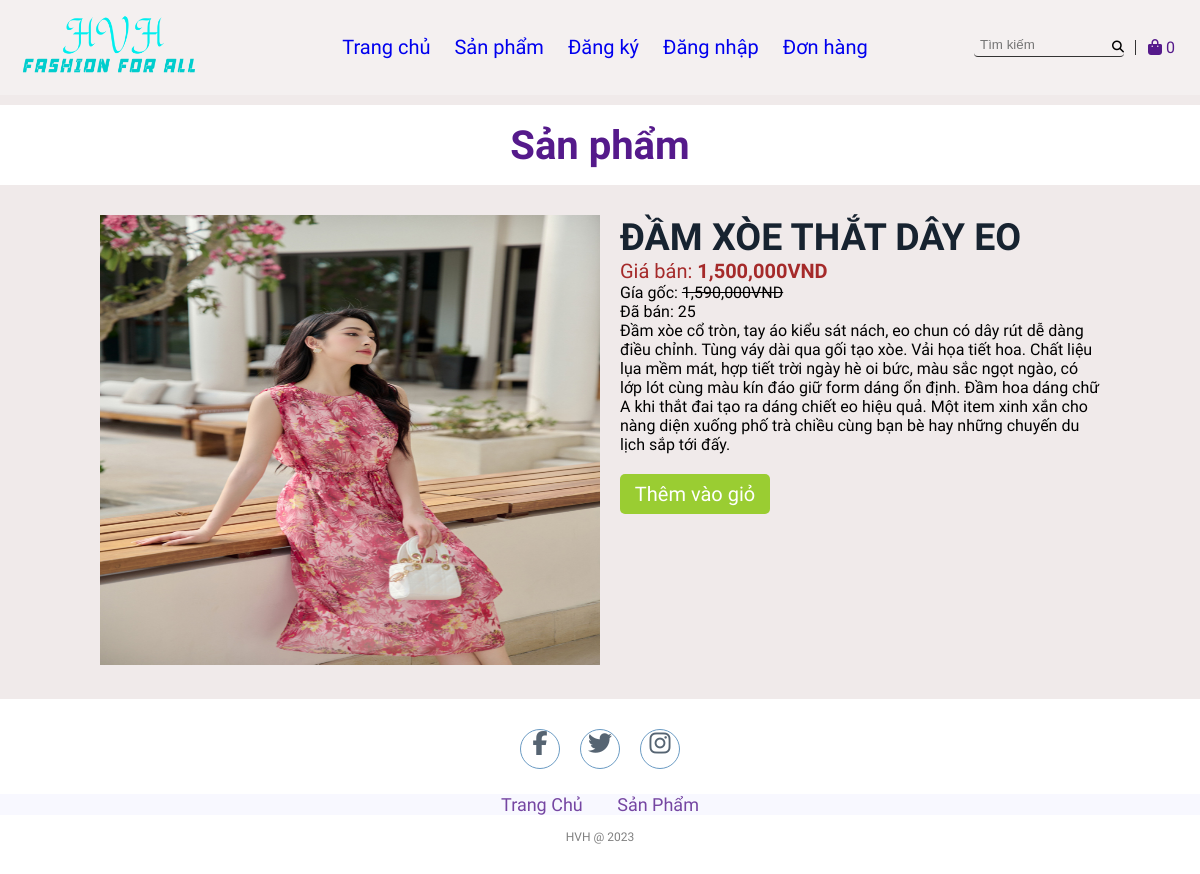
Screenshot of /detail.php?id=19 with the database file from the repository.
### tables this page shows
CREATE TABLE `products` (
  `id` int(11) NOT NULL,
  `name` varchar(255) NOT NULL,
  `originalPrice` decimal(10,0) NOT NULL,
  `promotionPrice` decimal(10,0) NOT NULL,
  `image` varchar(50) NOT NULL,
  `createdBy` int(11) NOT NULL,
  `createdDate` date NOT NULL,
  `cateId` int(11) NOT NULL,
  `qty` int(11) NOT NULL,
  `des` varchar(1000) NOT NULL,
  `status` tinyint(1) NOT NULL,
  `soldCount` int(11) NOT NULL
);

### lib/database.php (called while the page is built, shortened)
<?php
class Database extends PDO
{
  public $host   = DB_HOST;
  public $user   = DB_USER;
  public $pass   = DB_PASS;
  public $dbname = DB_NAME;
  public $link;
  private function connectDB()
  {
    $this->link = new mysqli(
      $this->host,
      $this->user,
      $this->pass,
      $this->dbname
    );
  }
  public function select($query)
  {
    $result = $this->link->query($query);
    if ($result->num_rows > 0) {
      return $result;
    } else {
      return false;
    }
  }
}

### lib/session.php (called while the page is built, shortened)
<?php
class Session
{
   public static function get($key)
   {
      if (isset($_SESSION[$key])) {
         return $_SESSION[$key];
      } else {
         return false;
      }
   }
}

### classes/cart.php (called while the page is built, shortened)
<?php
$filepath = realpath(dirname(__FILE__));
include_once($filepath . '/../lib/database.php');
include_once($filepath . '/../lib/session.php');
include_once($filepath . '/../classes/product.php');
?>
<?php
class cart
{
    private $db;
    public function __construct()
    {
        $this->db = new Database();
    }
    public function getTotalQtyByUserId()
    {
        $userId = Session::get('userId');
        $query = "SELECT SUM(qty) as total FROM cart WHERE userId = '$userId' ";
        $mysqli_result = $this->db->select($query);
        if ($mysqli_result) {
            $result = mysqli_fetch_all($this->db->select($query), MYSQLI_ASSOC)[0];
            return $result;
        }
        return false;
    }
}
?>

### classes/product.php (called while the page is built, shortened)
<?php
$filepath = realpath(dirname(__FILE__));
include_once($filepath . '/../lib/database.php');
include_once($filepath . '/../lib/session.php');
?>
<?php
class product
{
    private $db;
    public function __construct()
    {
        $this->db = new Database();
    }
    public function getProductbyId($id)
    {
        $query = "SELECT * FROM products where id = '$id' AND status = 1";
        $mysqli_result = $this->db->select($query);
        if ($mysqli_result) {
            $result = mysqli_fetch_all($this->db->select($query), MYSQLI_ASSOC)[0];
            return $result;
        }
        return false;
    }
}
?>

### detail.php (the view, shortened to what this page needs)
<?php
include 'classes/product.php';
include_once 'classes/cart.php';
$cart = new cart();
$totalQty = $cart->getTotalQtyByUserId();
$product = new product();
$result = $product->getProductbyId($_GET['id']);
?>
<!DOCTYPE html>
<html lang="en">
<head>
    <link rel="stylesheet" href="css/style.css">
    <link rel="stylesheet" href="https://cdnjs.cloudflare.com/ajax/libs/font-awesome/5.15.4/css/all.min.css">
</head>
<body>
    <section class="top">
        <div class="top-container">
            <div class="row">
                <div class="top-logo"><img src="images/logo.png" alt="" width="200px" height="auto"></div>
                <div class="menu">
                <li><a href="index.php">Trang chủ</a></li>
                <li><a href="productList.php">Sản phẩm</a></li>
            <?php
            if (isset($_SESSION['user']) && $_SESSION['user']) { ?>
                <li><a href="logout.php" id="signin">Đăng xuất</a></li>
            <?php } else { ?>
                <li><a href="register.php" id="signup">Đăng ký</a></li>
                <li><a href="login.php" id="signin">Đăng nhập</a></li>
            <?php } ?>
            <li><a href="order.php" id="order">Đơn hàng</a></li>
                </div>
                <div class="top-menu-icons">
                    <ul>
                        <li>
                            <input type="text" placeholder="Tìm kiếm">
                            <i class="fas fa-search"></i>
                        </li>
                    <li>
                <a href="checkout.php">
                    <i class="fa fa-shopping-bag" style="color: #551A8B;"></i>
                    <span style="color: #551A8B;" class="sumItem">
                        <?= ($totalQty['total']) ? $totalQty['total'] : "0" ?>
                    </span>
                </a>
            </li>
                    </ul>
                </div>
            </div>
        </div>
    </section>
    <section class="sliders"></section>
    <div class="featuredProducts">
        <h1>Sản phẩm</h1>
    </div>
    <div class="container-single">
        <div class="image-product">
            <img src="admin/uploads/<?= $result['image'] ?>" alt="">
        </div>
        <div class="info">
            <div class="name">
                <h2><?= $result['name'] ?></h2>
            </div>
            <div class="price-single">
                Giá bán: <b><?= number_format($result['promotionPrice'], 0, '', ',') ?>VND</b>
            </div>
            <?php
            if ($result['promotionPrice'] < $result['originalPrice']) { ?>
                <div>
                    Gía gốc: <del><?= number_format($result['originalPrice'], 0, '', ',') ?>VND</del>
                </div>
            <?php }
            ?>
            <div class="des">
                <p>Đã bán: <?= $result['soldCount'] ?></p>
                <?= $result['des'] ?>
            </div>
            <div class="add-cart-single">
                <a href="add_cart.php?id=<?= $result['id'] ?>">Thêm vào giỏ</a>
            </div>
        </div>
    </div>
    <footer>
        <div class="social">
            <a href="#"><i class="fa fa-facebook" aria-hidden="true"></i></a>
            <a href="#"><i class="fa fa-twitter" aria-hidden="true"></i></a>
            <a href="#"><i class="fa fa-instagram" aria-hidden="true"></i></a>
        </div>
        <ul class="list">
            <li>
                <a href="./">Trang Chủ</a>
            </li>
            <li>
                <a href="productList.php">Sản Phẩm</a>
            </li>
        </ul>
        <p class="copyright">HVH @ 2023</p>
    </footer>
</body>
</html>

### css/style.css (style rules this page uses)
* { padding: 0; margin: 0; text-decoration: none; list-style: none; box-sizing: border-box; outline: none; }
body { font-family: Mitr; background: rgb(240, 234, 234); }
li { list-style: none; }
a { text-decoration: none; }
img { overflow-clip-margin: content-box; overflow: clip; }
.top-container { max-width: 1200px; margin: auto; }
.row { display: flex; flex-wrap: wrap; }
.top { padding: 12px 0; align-items: center; display: block; position: fixed; width: 100%; z-index: 999; background-color: rgba(255, 255, 255, 0.3); transition: all 0.3s ease; }
.top-logo { flex: 1; float: right; margin-left: 10px; }
.menu { flex: 3; display: flex; justify-content: center; align-items: center; }
.menu > li { padding: 0 12px; position: relative; font-size: 20px; }
.top-menu-icons { flex: 1; }
.top-menu-icons ul { display: flex; height: 100%; }
.top-menu-icons ul li { display: flex; justify-content: center; align-items: center; padding: 6px 12px; }
.top-menu-icons ul li { position: relative; }
.top-menu-icons ul li::before { content: ""; display: block; position: absolute; height: 15px; width: 1px; background-color: #333; right: 0; }
.top-menu-icons ul li:last-child::before { display: none; }
.top-menu-icons ul li:first-child input { width: 150px; border: none; background-color: transparent; border-bottom: 1px solid #333; padding: 0 0 4px 6px; }
.top-menu-icons ul li:first-child i { position: absolute; font-size: 12px; right: 12px; }
.top-menu-icons ul i { cursor: pointer; }
.sliders { padding-bottom: 20px; overflow: hidden; width: 100vw; }
.featuredProducts { margin-top: 20px; display: flex; font-size: 20px; justify-content: center; background-color: #ffffff; height: 80px; align-items: center; color: #551A8B; }
footer { padding: 30px 0; background-color:white; }
footer .social { text-align: center; padding-bottom: 25px; color: white; }
footer .social a { color: inherit; font-size: 24px; border: 1px solid steelblue; width: 40px; height: 40px; display: inline-block; text-align: center; border-radius: 50%; margin: 0 8px; transition: 0.5s; background-color: white; color: #2c3e50; opacity: 0.8; }
footer ul { margin-top: 0; padding: 0; list-style: none; font-size: 18px; margin-bottom: 0; text-align: center; }
footer ul a { color: inherit; text-decoration: none; opacity: 0.8; }
footer ul li { display: inline; padding: 0 15px; }
footer .copyright { margin-top: 15px; text-align: center; font-size: 12px; color: gray; }
.container-single { display: flex; margin: 30px 100px; }
.info { padding-left: 20px; }
.image-product img { height: 450px; width: 500px; }
.name { font-size: 25px; color: #172330; }
.price-single { font-size: 20px; color: brown; }
.add-cart-single { width: 150px; height: 40px; line-height: 40px; background-color: yellowgreen; font-size: 20px; text-align: center; border-radius: 5px; margin-top: 20px; transition: 0.5s; }
.add-cart-single a { color: white; }
.list { background-color: ghostwhite; color: #551A8B; }
input[type=text], input[type=password], input[type=email], input[type=number], textarea, select { width: 100%; padding: 12px 20px; margin: 8px 0; border: 1px solid #ccc; border-radius: 4px; }
del { text-decoration: line-through; }

### rows the page displays
products: image (picture), name "ĐẦM XÒE THẮT DÂY EO", promotionPrice "1,500,000", originalPrice "1,590,000", soldCount "25", des "Đầm xòe cổ tròn, tay áo kiểu sát nách, eo chun có dây rút dễ dàng điều chỉnh. Tùng váy dài qua gối tạo xòe. Vải họa tiết hoa. Chất liệu lụa mềm mát, hợp tiết trời ngày hè oi bức, màu sắc ngọt ngào, có lớp lót cùng màu kín đáo giữ form dáng ổn định. Đầm hoa dáng chữ A khi thắt đai tạo ra dáng chiết eo hiệu quả. Một item xinh xắn cho nàng diện xuống phố trà chiều cùng bạn bè hay những chuyến du lịch sắp tới đấy."
